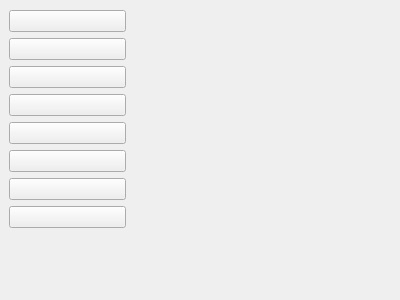
<?xml version="1.0" encoding="UTF-8"?>
<ui version="4.0">
 <class>frmConfig</class>
 <widget class="QWidget" name="frmConfig">
  <property name="geometry">
   <rect>
    <x>0</x>
    <y>0</y>
    <width>400</width>
    <height>300</height>
   </rect>
  </property>
  <property name="windowTitle">
   <string>Form</string>
  </property>
  <layout class="QHBoxLayout" name="horizontalLayout">
   <property name="spacing">
    <number>1</number>
   </property>
   <property name="leftMargin">
    <number>0</number>
   </property>
   <property name="topMargin">
    <number>1</number>
   </property>
   <property name="rightMargin">
    <number>0</number>
   </property>
   <property name="bottomMargin">
    <number>0</number>
   </property>
   <item>
    <widget class="QWidget" name="widgetLeft" native="true">
     <property name="minimumSize">
      <size>
       <width>135</width>
       <height>0</height>
      </size>
     </property>
     <property name="autoFillBackground">
      <bool>true</bool>
     </property>
     <layout class="QVBoxLayout" name="verticalLayout">
      <item>
       <widget class="QPushButton" name="btnConfigSystem">
        <property name="text">
         <string/>
        </property>
       </widget>
      </item>
      <item>
       <widget class="QPushButton" name="btnConfigPort">
        <property name="text">
         <string/>
        </property>
       </widget>
      </item>
      <item>
       <widget class="QPushButton" name="btnConfigDevice">
        <property name="text">
         <string/>
        </property>
       </widget>
      </item>
      <item>
       <widget class="QPushButton" name="btnConfigNode">
        <property name="text">
         <string/>
        </property>
       </widget>
      </item>
      <item>
       <widget class="QPushButton" name="btnConfigMap">
        <property name="text">
         <string/>
        </property>
       </widget>
      </item>
      <item>
       <widget class="QPushButton" name="btnConfigPosition">
        <property name="text">
         <string/>
        </property>
       </widget>
      </item>
      <item>
       <widget class="QPushButton" name="btnConfigUser">
        <property name="text">
         <string/>
        </property>
       </widget>
      </item>
      <item>
       <widget class="QPushButton" name="btnConfigDebug">
        <property name="text">
         <string/>
        </property>
       </widget>
      </item>
      <item>
       <spacer name="verticalSpacer">
        <property name="orientation">
         <enum>Qt::Vertical</enum>
        </property>
        <property name="sizeHint" stdset="0">
         <size>
          <width>20</width>
          <height>414</height>
         </size>
        </property>
       </spacer>
      </item>
     </layout>
    </widget>
   </item>
   <item>
    <widget class="QStackedWidget" name="stackedWidget"/>
   </item>
  </layout>
 </widget>
 <resources/>
 <connections/>
</ui>
